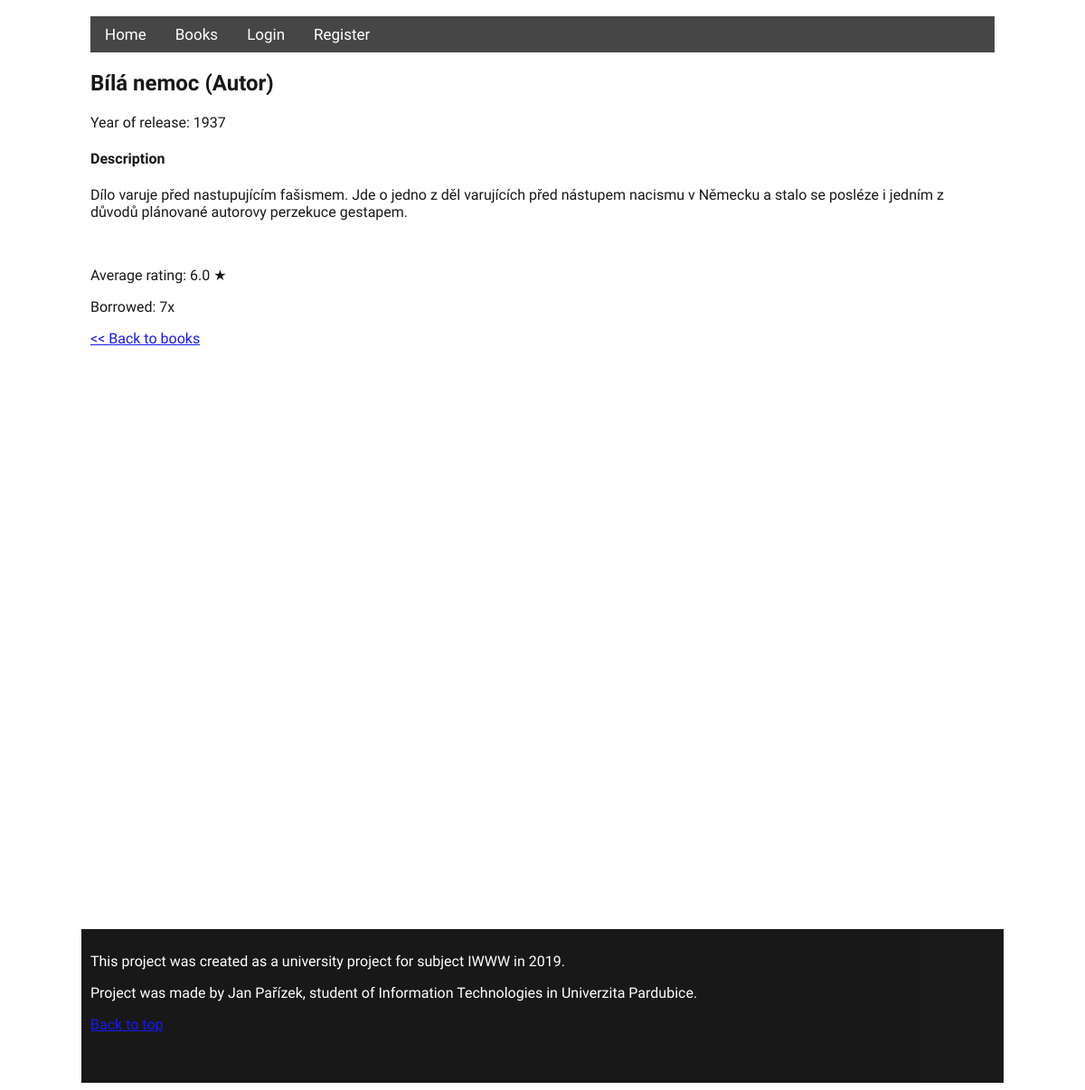
The app's page /code/index.php?page=details&book=7 with its own data.
### tables this page shows
CREATE TABLE IF NOT EXISTS `knihy` (
  `id` int(11) NOT NULL,
  `autor_id` int(11) NOT NULL,
  `nazev` varchar(40) NOT NULL,
  `zanr` varchar(30) NOT NULL,
  `popis` varchar(400) DEFAULT NULL,
  `skladem` int(11) NOT NULL,
  `pocetKs` int(11) NOT NULL,
  `rokVydani` int(11) DEFAULT NULL,
  `disabled` int(11) NOT NULL
);

### code/pages/details.php (the view, shortened to what this page needs)
<?php
if (isset($_GET["book"])) {
    $servername = "sql2.webzdarma.cz";
    $username = "st52545webzd2482";
    $password = "Databaze1";
    $dbname = 'st52545webzd2482';
    $idbook = $_GET["book"];
    $conn = new mysqli($servername, $username, $password, $dbname);
    $sql = "SELECT * FROM knihy WHERE id=".$idbook;
    $result = $conn->query($sql);
    $row = $result->fetch_assoc();
    $bookname = $row["nazev"];
    $year = $row["rokVydani"];
    $desc = $row["popis"];
    $sql2 = "SELECT ROUND(AVG(hodnoceni),1) as prumer FROM recenze WHERE kniha_id=".$idbook;
    $result2 = $conn->query($sql2);
    $row2 = $result2->fetch_assoc();
    $avgrating = $row2["prumer"] . ' ★';
    $sql3 = "SELECT COUNT(*) as pocet FROM pujcky WHERE kniha_id=".$idbook;
    $result3 = $conn->query($sql3);
    $row3 = $result3->fetch_assoc();
    $amountborrow = $row3["pocet"];
}
?>
<div class="book">
    <h2><?=$bookname?> (Autor)</h2>
    <div id="details">
        <p>Year of release: <?=$year?></p>
        <h4>Description</h4>
        <p id="desc"><?=$desc?></p><br>
        <p>Average rating: <?=$avgrating?></p>
        <p>Borrowed: <?=$amountborrow?>x</p>
    </div>
    <a class="link" href="?page=books"><< Back to books</a>
</div>

### code/styles/style.css (style rules this page uses)
body { font-family: "Sarabun"; background-image: url("https://i.imgur.com/P1TLR6t.jpg"); background-repeat: no-repeat; background-size: auto; position: relative; }

### records on screen
knihy: nazev "Bílá nemoc", rokVydani "1937", popis "Dílo varuje před nastupujícím fašismem. Jde o jedno z děl varujících před nástupem nacismu v Německu a stalo se posléze i jedním z důvodů plánované autorovy perzekuce gestapem."

### other values on screen
$avgrating "6.0 ★"
$amountborrow "7"
